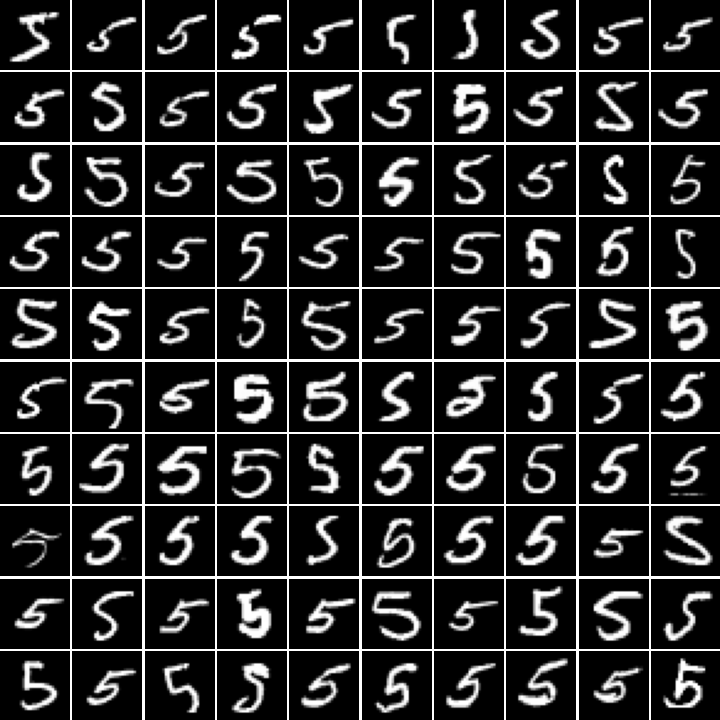
#> input picture 0-6300/画像0-100.png, 720 x 720 px; its folder holds only this picture in this run
$ python main.py
#> lines starting #> are read from the running program, lines starting #| are printed output that depends on the picture; after the words box and inside, x2 and y2 are one past the last pixel; in counts of white or black regions, pixels touching at a corner belong together
import cv2
import glob
import re
import numpy as np
import csv


def extract_numbers_from_string(s):
    # 正規表現を用いて、"画像"と".png"の間にある数字部分を抽出
    num_str = re.search("画像(\d+)", s).group(1)
    return int(num_str)


def imread(filename, g=1, flags=cv2.IMREAD_COLOR, dtype=np.uint8):
#> called with filename = '0-6300/画像0-100.png', g = 1, flags = 1
    try:
        n = np.fromfile(filename, dtype)
        img = cv2.imdecode(n, flags)
#> img is the input picture: shape (720, 720, 3); min 0, max 255, mean 43.6
        if g == 0:
            img_g = cv2.cvtColor(img, cv2.COLOR_BGR2GRAY)
            return img_g
        elif g < 0:
            img_g = cv2.cvtColor(img, cv2.COLOR_BGR2GRAY)
            ret, img_bi = cv2.threshold(img_g, 100, 255, cv2.THRESH_BINARY)
            return img_bi
        else:
            return img
    except Exception as e:
        print(e)
        return None


def export_result(res):
    res = res.T
    headers = [str(i * 100) for i in range(res.shape[1])]

    with open("result.csv", "w", newline="") as f:
        writer = csv.writer(f)
        writer.writerow(headers)
        for row in res:
            writer.writerow(row)


class Manager:
    def __init__(self):
        img_paths = glob.glob("0-6300/*.png")
        self.img_paths_sorted = sorted(img_paths, key=extract_numbers_from_string)
        self.res = np.zeros((len(self.img_paths_sorted), 100), dtype=np.uint8)
        self.img = imread(self.img_paths_sorted[0])
        self.h = self.img.shape[0] // 10
#> self.h = 72
        self.w = self.img.shape[1] // 10
#> self.w = 72
        self.interval = 10
        self.page = 0
        self.row = 0
        self.col = 0
        cv2.namedWindow("image", cv2.WINDOW_NORMAL)

    def move_page(self, direction):
        if direction < 0:
            self.page = max(0, self.page + direction)
        else:
            self.page = min(len(self.img_paths_sorted) - 1, self.page + direction)
        self.img = imread(self.img_paths_sorted[self.page])
        self.row = 0
        self.col = 0
        print(f"index: {self.page * 100 + self.row * 10}")

    def move_row(self, direction):
        if direction < 0:
            self.row = max(0, self.row + direction)
        else:
            self.row = min(9, self.row + direction)
        self.col = 0
        print(f"index: {self.page * 100 + self.row * 10}")

    def run(self):
        while True:
            img_crop = self.img[self.row * self.h:(self.row + 1) * self.h]
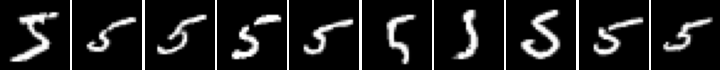
#> img_crop: shape (72, 720, 3); min 0, max 255, mean 37.2
            cv2.rectangle(img_crop, (self.col * self.w, 0), ((self.col + 1) * self.w, self.h), (0, 0, 255), 3)
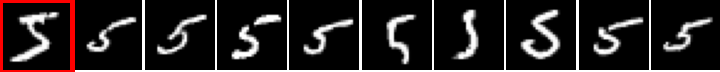
#> img_crop: shape (72, 720, 3); 1.76% of pixels changed, all inside (x1, y1, x2, y2) = (0, 0, 75, 72)
            cv2.imshow("image", img_crop)
            key = cv2.waitKey(self.interval)
#> (key q is pressed here)
            if key == ord("q") or key == 27:
                export_result(self.res)
                cv2.destroyAllWindows()
                break
            elif key == ord("a"):
                self.move_page(-1)
            elif key == ord("d"):
                self.move_page(1)
            elif key == ord("w"):
                self.move_row(-1)
            elif key == ord("s"):
                self.move_row(1)
            # 1~5の数字キーが押されたら、その数字をresに記録
            elif ord("1") <= key <= ord("5"):
                score = key - ord("0")
                self.res[self.page, self.row * 10 + self.col] = score
                cv2.putText(img_crop, str(score), ((self.col + 1) * self.w - self.w * 2 // 3, self.h - 10),
                            cv2.FONT_HERSHEY_SIMPLEX, 1, (0, 0, 255), 2, cv2.LINE_AA)
                self.col += 1
                if self.col >= 10:
                    self.row += 1
                    self.col = 0
                    if self.row >= 10:
                        self.page += 1
                        if self.page == len(self.img_paths_sorted):
                            export_result(self.res)
                            cv2.destroyAllWindows()
                            break
                        self.img = imread(self.img_paths_sorted[self.page])
                        self.row = 0
                    print(f"index: {self.page * 100 + self.row * 10}")
            # backspaceキーが押されたら、resの値を0に戻す
            elif key == 8:
                self.res[self.page, self.row * 10 + self.col] = 0
                self.col -= 1
                if self.col < 0:
                    self.row -= 1
                    self.col = 9
                    if self.row < 0:
                        self.page -= 1
                        if self.page < 0:
                            self.page = 0
                            self.row = 0
                            self.col = 0
                        else:
                            self.img = imread(self.img_paths_sorted[self.page])
                            self.row = 9
                    print(f"index: {self.page * 100 + self.row * 10}")


def main():
    manager = Manager()
    manager.run()


if __name__ == "__main__":
    main()

$ run again, on 0-6300/画像1200-1300.png
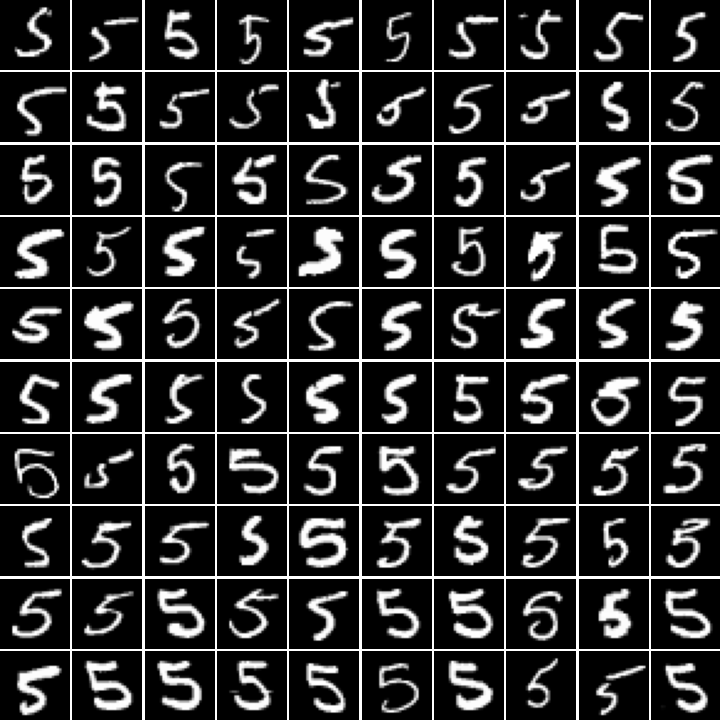
#> input picture 0-6300/画像1200-1300.png, 720 x 720 px
#> in imread, img is the input picture: shape (720, 720, 3); min 0, max 255, mean 46
#> in run, `img_crop = self.img[self.row * self.h:(self.row + 1) * self.h]`:
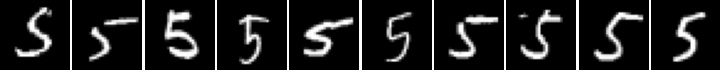
#> img_crop: shape (72, 720, 3); min 0, max 255, mean 37.1
#> in run, `cv2.rectangle(img_crop, (self.col * self.w, 0), ((self.col + 1) * self..`:
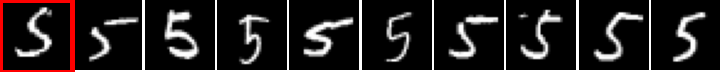
#> img_crop: shape (72, 720, 3); 1.76% of pixels changed, all inside (x1, y1, x2, y2) = (0, 0, 75, 72)

$ run again, on 0-6300/画像1300-1400.png
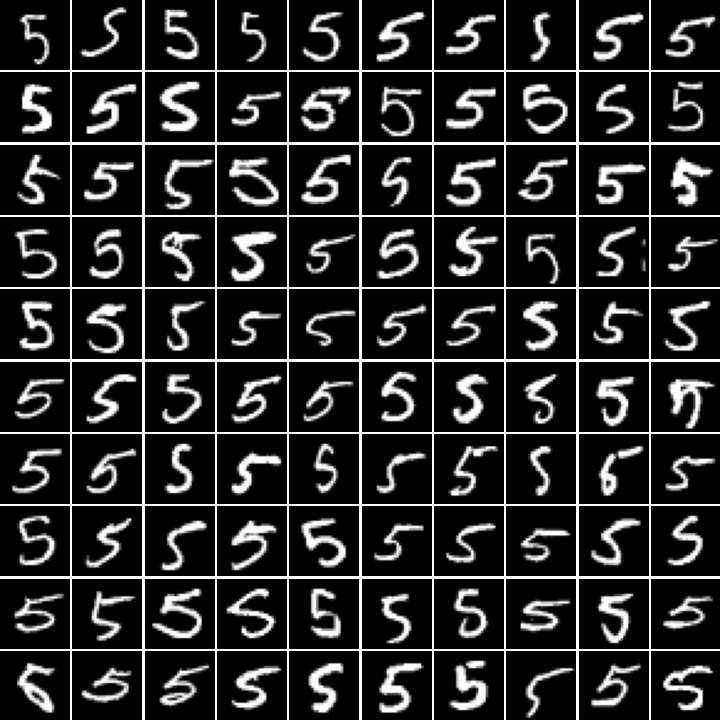
#> input picture 0-6300/画像1300-1400.png, 720 x 720 px
#> in imread, img is the input picture: shape (720, 720, 3); min 0, max 255, mean 43.3
#> in run, `img_crop = self.img[self.row * self.h:(self.row + 1) * self.h]`:
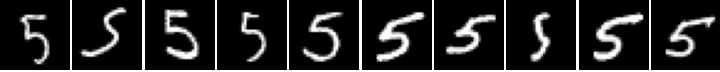
#> img_crop: shape (72, 720, 3); min 0, max 255, mean 38.9
#> in run, `cv2.rectangle(img_crop, (self.col * self.w, 0), ((self.col + 1) * self..`:
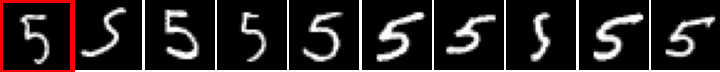
#> img_crop: shape (72, 720, 3); 1.76% of pixels changed, all inside (x1, y1, x2, y2) = (0, 0, 75, 72)

$ run again, on 0-6300/画像1400-1500.png
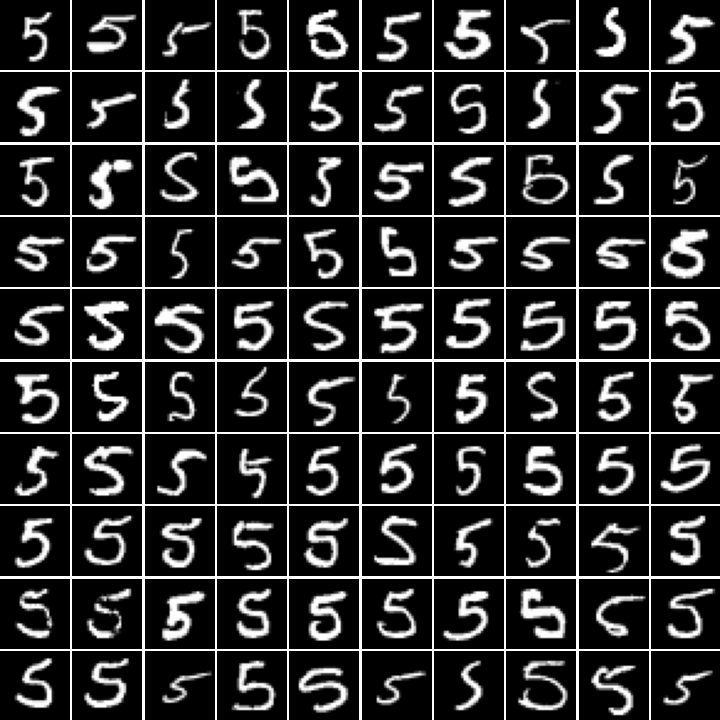
#> input picture 0-6300/画像1400-1500.png, 720 x 720 px
#> in imread, img is the input picture: shape (720, 720, 3); min 0, max 255, mean 45.7
#> in run, `img_crop = self.img[self.row * self.h:(self.row + 1) * self.h]`:
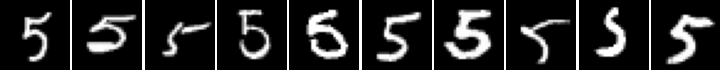
#> img_crop: shape (72, 720, 3); min 0, max 255, mean 44.7
#> in run, `cv2.rectangle(img_crop, (self.col * self.w, 0), ((self.col + 1) * self..`:
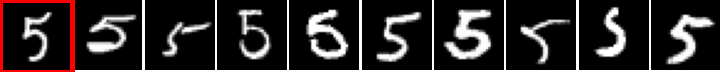
#> img_crop: shape (72, 720, 3); 1.76% of pixels changed, all inside (x1, y1, x2, y2) = (0, 0, 75, 72)

$ run again, on 0-6300/画像100-200.png
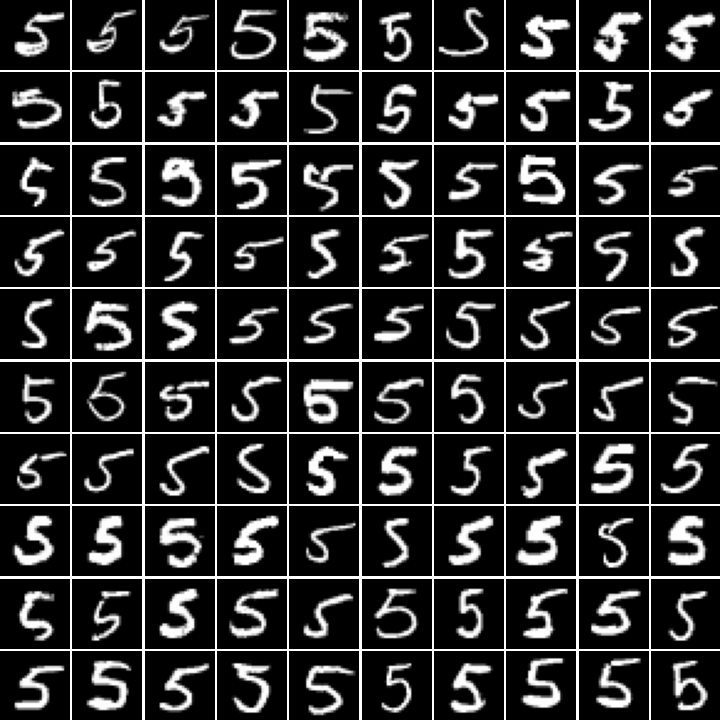
#> input picture 0-6300/画像100-200.png, 720 x 720 px
#> in imread, img is the input picture: shape (720, 720, 3); min 0, max 255, mean 46
#> in run, `img_crop = self.img[self.row * self.h:(self.row + 1) * self.h]`:
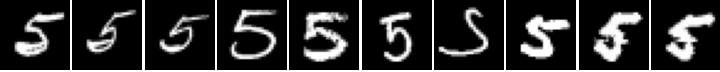
#> img_crop: shape (72, 720, 3); min 0, max 255, mean 48.5
#> in run, `cv2.rectangle(img_crop, (self.col * self.w, 0), ((self.col + 1) * self..`:
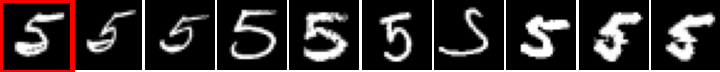
#> img_crop: shape (72, 720, 3); 1.76% of pixels changed, all inside (x1, y1, x2, y2) = (0, 0, 75, 72)
